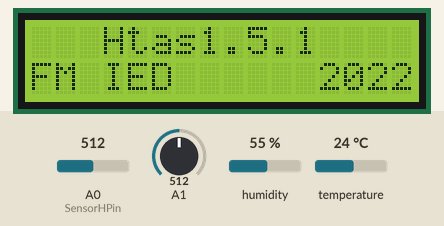
A sketch run on a simulated Arduino Uno, built with avr-gcc and run on an emulated ATmega328P. Shown: 16×2 character LCD. The test bench sets the inputs (shaded band); at power-on: A0 (SensorHPin) = 512, A1 = 512, humidity 55 %, temperature 24 °C. What the sketch prints to the serial monitor is not drawn.

Above: at 0.1 s.
At 9.7 s:
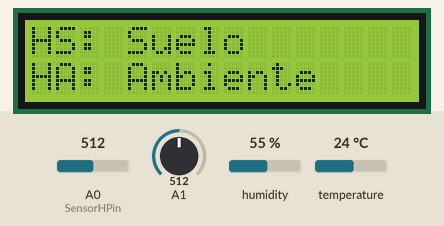
At 19.3 s:
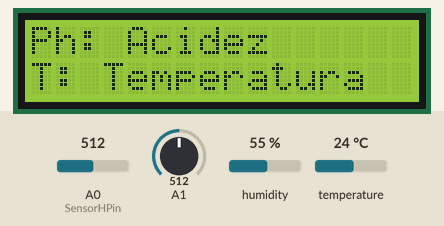
At 29.3 s:
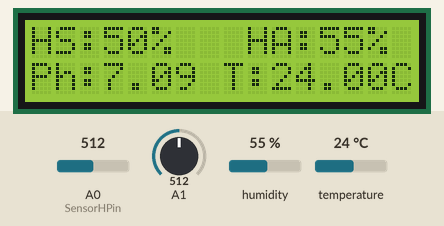

Measured:
- what the display in image 1 shows lasts 9.6 s, from 9.7 s to 19.3 s
- what the display in image 3 shows lasts 0.5 s, from 29.2 s to 29.7 s

The sketch:

Htas.ino
```cpp
/*Gabriel Gómez, Jonathan Montoya, Kévin Caldas
 Institución: Francisco de Miranda IED
 Docente: William Suarez
 Curso:1101 - Año 2022
 Materias: Diseño tecnológico/Metodología de la investigación/Biotecnología ambiental
 */

 //Htas.ino

/*Librería de LCD (LyquidCristal), Incluyendo los siguientes comandos para trabajar en la librería dijital de Arduino:
Función: lcd
Ordenes:
-begin
-SetCursor
-Print
-Clear
*/
#include <LiquidCrystal.h>
/*Declaración de pines seriales en el area digital de Arduino
Pines Digitales usados:
-2
-3
-4
-5
-11
-12 */
int rs = 12;
int e = 11;
int d4 = 5;
int d5 = 4;
int d6 = 3;
int d7 = 2;
int numero = 0;
int dTime = 500;
/*Se declara en la función de la librería "LiquidCrystal lcd" los pines a usar que se tradcen en la tarjeta*/
LiquidCrystal lcd(rs, e, d4, d5, d6, d7);

/*DHT22
 * Se declara la librería de DHT y se define el tipo "Type" el cual es "DHT22" por usar el sensor del mismo nombre
*/
#include <DHT.h>
#include <DHT_U.h>
#define Type DHT22
/*Se declaran la variable en el pin digital 8 */
/*Librería de DHT, Incluyendo los siguientes comandos para trabajar en la librería dijital de Arduino:
Función: DHT
Ordenes:
-readHumidity() //Humedad (porcentaje)
-readTemperature() //Temperatura (Celcius)
-readTemperature(true) //Temperatura (Farenheit)
*/
int dhtPin = 8;
DHT HT (dhtPin, Type);
/*Se declaran la variable de humedad [int(Número entero)] y temperatura [float(Número décimal)]*/
int humidity;
float tempC;
float tempF;

//YL-69
int SensorHPin = A0;
/*Se declaran la variable de humedad del suelo al sensor analógico*/

//Ph-1959
float calibration_value = 21.34;
int phval = 0;
unsigned long int avgval;
int buffer_arr[10], temp;
/*Se declara los valores numéricos:
calibration_value=21.34
phval=0
avgal(variable sin valor asignado)
buffer_arr (con un arco de 10 valores asignados)
temp=no asignado*/
void setup() {  //codigo de arranque, solo se ejecuta una vez

  lcd.begin(16, 2);
  Serial.begin(9600);
  HT.begin();
  lcd.setCursor(3,0);
  lcd.print("Htas1.5.1");
   lcd.setCursor(0,1);
   lcd.print("FM IED      ");
   lcd.print("2022");
  delay(9600);
  lcd.clear();
  lcd.setCursor(0,0);
  lcd.print("HS: Suelo");
  lcd.setCursor(0,1);
  lcd.print("HA: Ambiente");
  delay(9600);
  lcd.clear();
  lcd.setCursor(0,0);
  lcd.print("Ph: Acidez");
  lcd.setCursor(0,1);
  lcd.print("T: Temperatura");
   delay(9600);
  lcd.clear();
  /*código de solo LCD arrancando con el nombre del prototipo, el colegio, el año y los comentarios de
  HS:Humedad del suelo
  HA:Humedad relativa
  Ph:Acidez
  T: Temperatura*/
  }

void loop() {
  //DHT22
  // Código en bucle, se repite en bucle después de terminar el código de arranque
  humidity = HT.readHumidity(); //porcenaje humedad
  tempC = HT.readTemperature(); //Valor temperatura
  tempF = HT.readTemperature(true); //Valor temperatura


  //YL-69
  Serial.print("Humedad:");
    //Crear un valor al sensor de humerdad
int humedad = analogRead(SensorHPin); /* El programa realiza una lectura constante del sensor y
                                                                                      posterior lo escribe en el puerto serie */
  Serial.print(humedad);

//Condicional
if (humedad>=1015)  /* Agreagamos una condicion de funcionamiento en base a las lecturas*/
{
digitalWrite(7, LOW); /* Si se cumple la condicion la salida se desactiva, estado bajo */
}
else
{
digitalWrite(7, HIGH); /* Si no se cumple la condicion la salida se activa, estado alto */
}

int Suelo = analogRead(SensorHPin);           //asignar los valores//
Suelo = constrain (Suelo, 0, 1015);             /* Rango de medición */
Suelo = map (Suelo, 0, 1015, 100, 0);        /* Valor porcentual de 0-100*/


 //PH-1959
 //Bucle repetitivo
  for (int i = 0; i < 10; i++) //Condición de suma y declaración de var "i"
  {
    buffer_arr [i] = analogRead (A1); //Lectura del puerto analógico a la var "i"
    delay(30);
    }
    for (int i = 0; i < 9; i++) //Condición bucle var "i"
    {
      for (int j = i + 1; j < 10; j++) //Condición en bucle con suma y declaración a var "j"
      {
        if(buffer_arr[i] > buffer_arr [j]) //Condicional de la var "i" y la var "j"
        {
          temp = buffer_arr [i];  //Ejecución de temperatura
          buffer_arr [i] = buffer_arr [j];
          buffer_arr [j] = temp;  //Ciclo de repetición

        }
      }
    }
    avgval = 0;
    for (int i = 2; i < 8; i++)
    avgval += buffer_arr [i];
    float volt = (float) avgval * 5.0 / 1024 / 6;
    float ph_act = -5.70 * volt + calibration_value; //Calibración al valor de Ph del sensor


    //Puerto serial
Serial.print(" / " );
Serial.print(Suelo);
Serial.print("% / " );
  Serial.print(" / Humedad Relativa: ");
  Serial.print(humidity);
  Serial.print("% / Temperatura: ");
  Serial.print(tempC);
  Serial.print("ºC / ");
  Serial.print(tempF);
  Serial.println("ºF / ");
  Serial.print("Ph:");
  Serial.print(ph_act);
/*código de la pantalla serial en bucle con los valores de, Temperatura C°, Temperatura F°, Humedad del suelo
 humedad relativa y Ácidez del suelo
  HS:Humedad del suelo
  HA:Humedad relativa
  Ph:Acidez
  T: Temperatura*/


 //Puerto LCD
  lcd.setCursor(0, 0);
  lcd.print("HS:");
  lcd.print(Suelo);
  lcd.print("%");
  lcd.print("   HA:");
  lcd.print(humidity);
  lcd.print("%");
  lcd.setCursor(0, 1);
  lcd.print("Ph:");
  lcd.print(ph_act);
  lcd.print(" T:");
  lcd.print(tempC);
  lcd.print("C");
 /*código de solo LCD en bucle con los valores de, Temperatura, Humedad del suelo
 humedad relativa y Ácidez del suelo
  HS:Humedad del suelo
  HA:Humedad relativa
  Ph:Acidez
  T: Temperatura*/
  delay(dTime);
  lcd.clear();
  }
```
